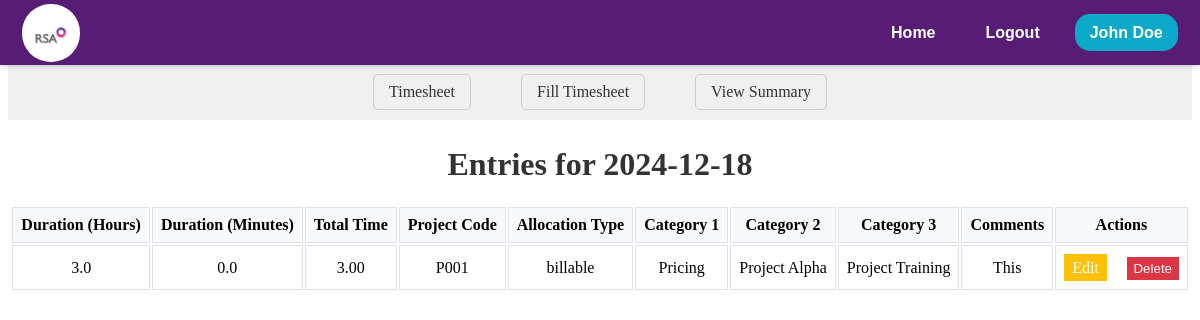
Page /timesheet/view_entries/2024-12-18 (signed in) on the earlier database version.
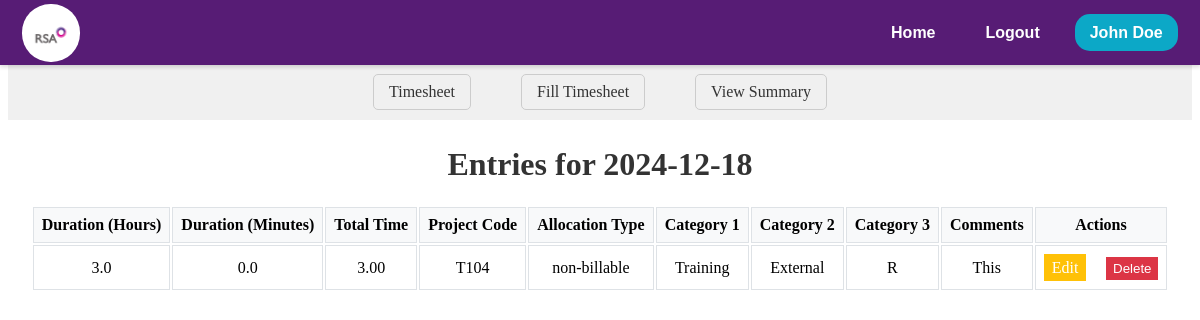
Same page on the later database version.
### models.py (models this page shows, shortened)
class EmpWD(db.Model, UserMixin):
    __tablename__ = 'EmpWD'
    EMPID = db.Column(db.String(255), primary_key=True)
    username = db.Column(db.String(255), unique=True, nullable=False)
    EName = db.Column(db.String(255))
    DOJRS = db.Column(db.Date)
    DOJSIPL = db.Column(db.Date, nullable=True)
    Profile = db.Column(db.String(255))
    Status = db.Column(db.String(50))
    SIPLLevel = db.Column(db.String(50))
    RSALevel = db.Column(db.String(50))
    EEMail = db.Column(db.String(255))
    IEMail = db.Column(db.String(255))
    Landline = db.Column(db.String(20))
    Mobile = db.Column(db.String(20))
    Ext = db.Column(db.String(10))
    Secretary = db.Column(db.String(255))
    SecretaryID = db.Column(db.String(255))
    SystemID = db.Column(db.String(255))
    Password = db.Column(db.String(255), nullable=False)
    Team = db.Column(db.String(255))
    LineManager = db.Column(db.String(255))
    LineManagerID = db.Column(db.String(255))
    AlternateContatName = db.Column(db.String(255))
    AlternateContatID = db.Column(db.String(255))
    DateofLeavingRSAASIPL = db.Column(db.Date)
    ReasonforLeaving = db.Column(db.String(255))
    LineManager2 = db.Column(db.String(255))
    ITAdmin = db.Column(db.String(255))
    HRAdmin = db.Column(db.String(255))
    TrnAdmin = db.Column(db.String(255))
    FinAdmin = db.Column(db.String(255))
    Field6 = db.Column(db.String(255))
    Field7 = db.Column(db.String(255))
    def get_id(self):
        return self.EMPID

class TimesheetEntry(db.Model):
    __tablename__ = 'Timesheet_database'
    Uniq_ID = db.Column(db.String(255), primary_key=True)
    EmpID = db.Column(db.String(10), nullable=False)
    DateofEntry = db.Column(db.Date, nullable=False)
    StartTime = db.Column(db.String(255))
    EndTime = db.Column(db.String(255))
    Hours = db.Column(db.Float)
    Minutes = db.Column(db.Float)
    AllocationType = db.Column(db.String(50))
    Category1 = db.Column(db.String(50))
    Category2 = db.Column(db.String(50))
    Category3 = db.Column(db.String(50))
    ProjectCode = db.Column(db.String(10))
    Category5 = db.Column(db.String(50))
    Category6 = db.Column(db.String(50))
    Comment = db.Column(db.String(255))
    Team = db.Column(db.String(255), nullable=False)
    Status = db.Column(db.String(20))
    SubmitDate = db.Column(db.DateTime, default=lambda: datetime.now(timezone.utc))
    RecordType = db.Column(db.String(50))
    WO_Percent = db.Column(db.Float)
    WO_Units = db.Column(db.Integer)
    NetUnits = db.Column(db.Integer)
    BaseRate = db.Column(db.Float)
    Billed_Label = db.Column(db.String(50))
    WOFF_Reason = db.Column(db.String(255))
    LastUploadDate = db.Column(db.DateTime, onupdate=lambda: datetime.now(timezone.utc))
    LastUpdatedBy = db.Column(db.String(50))
    InvNum =db.Column(db.Float)
    FinalRate = db.Column(db.Float)
    SSMA_TimeStamp = db.Column(db.DateTime )

### routes/timesheet/timesheet.py (the view)
@timesheet_bp.route('/view_entries/<date>')
@login_required
def view_entries(date):
    try:
        date = datetime.strptime(date, '%Y-%m-%d').date()
        entries = TimesheetEntry.query.filter_by(EmpID=current_user.get_id(), DateofEntry=date).all()
        return render_template('timesheet/timesheet-summery/view_entries.html', entries=entries, date=date, user=current_user)
    except Exception as e:
            session['error_type'] = "Internal Server Error"
            session['error_message'] = f"Unable get data for the {date}"
            return redirect(url_for('error.error_page'))

### app.py (called while the page is built)
@login_manager.user_loader
def load_user(user_id):
    session = db.session
    return session.get(EmpWD, user_id)

@app.before_request
def log_request():
    user_ip = request.remote_addr
    route = request.path
    flask_logger.info(f"User IP: {user_ip}, Requested Route: {route}")

### templates/timesheet/timesheet-summery/view_entries.html (shortened to what this page needs)
<!DOCTYPE html>
<html lang="en">
  <head>
    <link
      rel="stylesheet"
      href="{{ url_for('static', filename='css/timesheet/view_entries.css') }}"
    />
  </head>
  <body>
    <div>
      {% include 'navbar/navbar.html' %}
      <nav class="ts-nav-container">
        <div class="ts-nav-center">
          <a href="/timesheet" class="ts-nav-link">Timesheet</a>
          <a href="/timesheet/fill" class="ts-nav-link">Fill Timesheet</a>
          <a href="/timesheet/summary" class="ts-nav-link"> View Summary</a>
        </div>
      </nav>
      <div class="view-box">
        <h1 class="ts-dateentry-title">Entries for {{ date }}</h1>
        <table>
          <thead class="ts-dateentry-header">
            <tr class="ts-dateentry-header-row">
              <th class="ts-dateentry-header-cell">Duration (Hours)</th>
              <th class="ts-dateentry-header-cell">Duration (Minutes)</th>
              <th class="ts-dateentry-header-cell">Total Time</th>
              <th class="ts-dateentry-header-cell">Project Code</th>
              <th class="ts-dateentry-header-cell">Allocation Type</th>
              <th class="ts-dateentry-header-cell">Category 1</th>
              <th class="ts-dateentry-header-cell">Category 2</th>
              <th class="ts-dateentry-header-cell">Category 3</th>
              <th class="ts-dateentry-header-cell">Comments</th>
              <th class="ts-dateentry-header-cell">Actions</th>
            </tr>
          </thead>
          <tbody>
            {% for entry in entries %}
            <tr class="ts-dateentry-row">
              <td class="ts-dateentry-cell">{{ entry.Hours}}</td>
              <td class="ts-dateentry-cell">{{ entry.Minutes }}</td>
              <td class="ts-dateentry-cell">
                {{"%.2f" | format(entry.Hours + (entry.Minutes/60))}}
              </td>
              <td class="ts-dateentry-cell">{{ entry.ProjectCode }}</td>
              <td class="ts-dateentry-cell">{{ entry.AllocationType }}</td>
              <td class="ts-dateentry-cell">{{ entry.Category1}}</td>
              <td class="ts-dateentry-cell">{{ entry.Category2}}</td>
              <td class="ts-dateentry-cell">{{ entry.Category3}}</td>
              <td class="ts-dateentry-cell">{{ entry.Comment }}</td>
              <td class="ts-dateentry-cell">
                <a class="ts-dateentry-link" href="/comingsoon">Edit</a>
                <form
                  action="{{ url_for('timesheet.delete_entry', entry_id=entry.Uniq_ID) }}"
                  method="POST"
                  style="display: inline"
                  class="ts-dateentry-form"
                >
                  <button
                    type="submit"
                    onclick="handleCustomConfirm(event, 'Are you sure you want to delete this entry?');"
                    class="ts-dateentry-button"
                  >
                    Delete
                  </button>
                </form>
              </td>
            </tr>
            {% endfor %}
          </tbody>
        </table>
      </div>
    </div>
  </body>
</html>

### templates/navbar/navbar.html (shortened to what this page needs)
<!DOCTYPE html>
<html lang="en">
  <head>
    <link
      rel="stylesheet"
      href="{{ url_for('static', filename='css/navbar/navbar.css') }}"
    />
  </head>
  <body>
    <header id="navbar">
      <nav class="navbar-container container">
        <a href="/home" class="home-link">
          <div class="navbar-logo">
            <img
              src="{{ url_for('static', filename='images/logo.png') }}"
              alt="Logo"
            />
          </div>
        </a>
        <div class="navbar-links">
          <a class="navbar-link" href="/home">Home</a>
          <a class="navbar-link" href="/logout">Logout</a>
          <div class="navInfo" data-toggle="false">
            <a class="navbar-link-name" href="#">
              <span>{{user.EName}}</span>
            </a>
          </div>
        </div>
      </nav>
    </header>
  </body>
</html>

### static/css/timesheet/view_entries.css (style rules this page uses)
.ts-dateentry-title { font-size: 2em; color: #333; text-align: center; }
.ts-dateentry-header { background-color: #f8f9fa; }
.ts-dateentry-header-cell { font-weight: bold; padding: 0.5em; border: 1px solid #dee2e6; }
.ts-dateentry-row { background-color: #fff; }
.ts-dateentry-cell { padding: 0.5em; border: 1px solid #dee2e6; }
.ts-dateentry-link { background-color: #ffc107; color: white; border: none; padding: 0.3em 0.5em; cursor: pointer; margin-right: 1em; text-decoration: none; display: inline-block; }
.ts-dateentry-form { display: inline-block; }
.ts-dateentry-button { background-color: #dc3545; color: white; border: none; padding: 0.3em 0.5em; cursor: pointer; }
.ts-nav-container { margin-top: 64px; margin-bottom: 5px; display: flex; justify-content: center; align-items: center; padding: 10px 20px; background-color: #f0f0f0; }
.ts-nav-center { display: flex; }
.ts-nav-link { margin: 0 25px; text-decoration: none; color: #333; border: 1px solid #ccc; padding: 8px 15px; border-radius: 5px; }
.view-box { text-align: center; align-items: center; justify-content: center; display: flex; flex-direction: column; }

### static/css/navbar/navbar.css (style rules this page uses)
#navbar { --navbar-bg-color: #571c75; --navbar-text-color: #fff; --navbar-text-color-focus: #fff; --navbar-bg-contrast: rgb(255, 0, 85); position: fixed; top: 0; left: 0; right: 0; height: 65px; background-color: var(--navbar-bg-color); box-shadow: 0 2px 4px rgba(0, 0, 0, 0.15); z-index: 99; font-weight: 700; font-family: sans-serif; }
.navbar-container { display: flex; justify-content: space-between; align-items: center; height: 100%; padding: 0 1.4rem; }
.home-link { display: flex; align-items: center; }
.navbar-logo { background-color: var(--navbar-text-color-focus); border-radius: 49%; width: 58px; height: 58px; margin-right: 0.5em; }
.navbar-logo img { width: 46px; margin-top: 0.55rem; margin-left: 0.34rem; }
.navbar-links { display: flex; align-items: center; gap: 20px; }
.navbar-link { color: var(--navbar-text-color); text-decoration: none; border-radius: 15px; padding: 10px 15px; transition: background-color 0.3s ease; border-radius: 15px; }
.navbar-link-name { background-color: #0ca8c7; color: #fff; padding: 10px 15px; border-radius: 15px; text-decoration: none; }
.navInfo { position: relative; color: black; }

Differences in the rows shown:
removed TimesheetEntry: Hours "3.0", Minutes "0.0", entry.Hours+(entry.Minutes/60) "3.00", ProjectCode "P001", AllocationType "billable", Category1 "Pricing", Category2 "Project Alpha", Category3 "Project Training", Comment "This"
added TimesheetEntry: Hours "3.0", Minutes "0.0", entry.Hours+(entry.Minutes/60) "3.00", ProjectCode "T104", AllocationType "non-billable", Category1 "Training", Category2 "External", Category3 "R", Comment "This"
